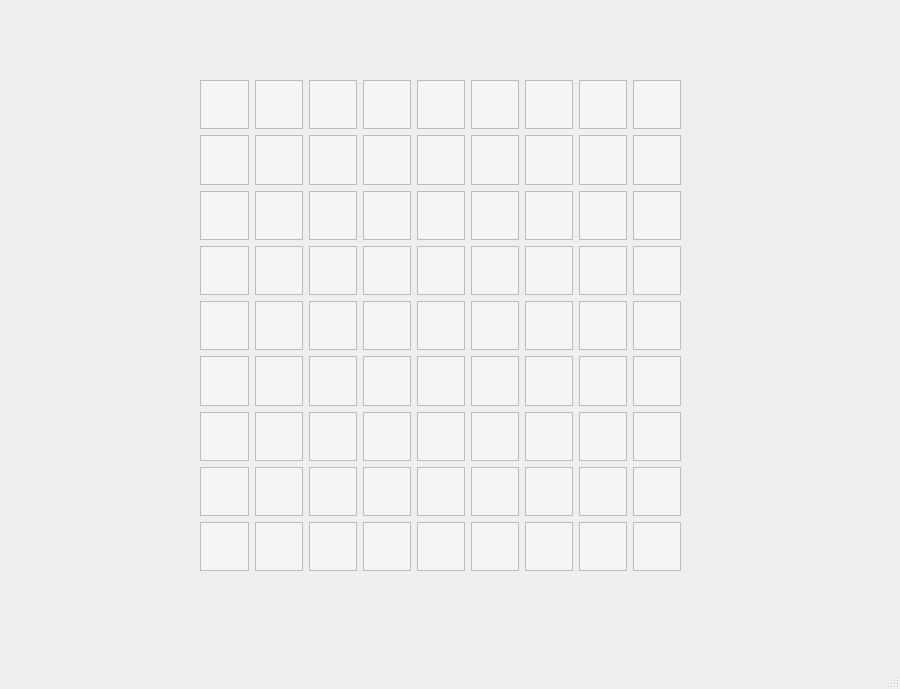
<?xml version="1.0" encoding="UTF-8"?>
<ui version="4.0">
 <class>MainWindow</class>
 <widget class="QMainWindow" name="MainWindow">
  <property name="geometry">
   <rect>
    <x>0</x>
    <y>0</y>
    <width>900</width>
    <height>689</height>
   </rect>
  </property>
  <property name="windowTitle">
   <string>MainWindow</string>
  </property>
  <widget class="QWidget" name="centralwidget">
   <widget class="QWidget" name="gridLayoutWidget">
    <property name="geometry">
     <rect>
      <x>200</x>
      <y>80</y>
      <width>481</width>
      <height>491</height>
     </rect>
    </property>
    <layout class="QGridLayout" name="gridLayout" rowstretch="0,0,0,0,0,0,0,0,0,0,0,0,0,0,0,0,0" columnstretch="0,0,0,0,0,0,0,0,0">
     <property name="sizeConstraint">
      <enum>QLayout::SizeConstraint::SetNoConstraint</enum>
     </property>
     <item row="10" column="6">
      <widget class="QTextEdit" name="textEdit_25">
       <property name="font">
        <font>
         <pointsize>24</pointsize>
         <bold>true</bold>
        </font>
       </property>
       <property name="styleSheet">
        <string notr="true">background-color:rgb(246, 245, 244);
text-align:center;
color:black;</string>
       </property>
       <property name="cursorWidth">
        <number>0</number>
       </property>
      </widget>
     </item>
     <item row="8" column="3">
      <widget class="QTextEdit" name="textEdit_4">
       <property name="font">
        <font>
         <pointsize>24</pointsize>
         <bold>true</bold>
        </font>
       </property>
       <property name="styleSheet">
        <string notr="true">background-color:rgb(246, 245, 244);
text-align:center;
color:black;</string>
       </property>
       <property name="cursorWidth">
        <number>0</number>
       </property>
      </widget>
     </item>
     <item row="9" column="3">
      <widget class="QTextEdit" name="textEdit_13">
       <property name="font">
        <font>
         <pointsize>24</pointsize>
         <bold>true</bold>
        </font>
       </property>
       <property name="styleSheet">
        <string notr="true">background-color:rgb(246, 245, 244);
text-align:center;
color:black;</string>
       </property>
       <property name="cursorWidth">
        <number>0</number>
       </property>
      </widget>
     </item>
     <item row="11" column="2">
      <widget class="QTextEdit" name="textEdit_30">
       <property name="font">
        <font>
         <pointsize>24</pointsize>
         <bold>true</bold>
        </font>
       </property>
       <property name="styleSheet">
        <string notr="true">background-color:rgb(246, 245, 244);
text-align:center;
color:black;</string>
       </property>
       <property name="cursorWidth">
        <number>0</number>
       </property>
      </widget>
     </item>
     <item row="11" column="1">
      <widget class="QTextEdit" name="textEdit_29">
       <property name="font">
        <font>
         <pointsize>24</pointsize>
         <bold>true</bold>
        </font>
       </property>
       <property name="styleSheet">
        <string notr="true">background-color:rgb(246, 245, 244);
text-align:center;
color:black;</string>
       </property>
       <property name="cursorWidth">
        <number>0</number>
       </property>
      </widget>
     </item>
     <item row="16" column="5">
      <widget class="QTextEdit" name="textEdit_78">
       <property name="font">
        <font>
         <pointsize>24</pointsize>
         <bold>true</bold>
        </font>
       </property>
       <property name="styleSheet">
        <string notr="true">background-color:rgb(246, 245, 244);
text-align:center;
color:black;</string>
       </property>
       <property name="cursorWidth">
        <number>0</number>
       </property>
      </widget>
     </item>
     <item row="15" column="0">
      <widget class="QTextEdit" name="textEdit_64">
       <property name="font">
        <font>
         <pointsize>24</pointsize>
         <bold>true</bold>
        </font>
       </property>
       <property name="styleSheet">
        <string notr="true">background-color:rgb(246, 245, 244);
text-align:center;
color:black;</string>
       </property>
       <property name="cursorWidth">
        <number>0</number>
       </property>
      </widget>
     </item>
     <item row="11" column="7">
      <widget class="QTextEdit" name="textEdit_35">
       <property name="font">
        <font>
         <pointsize>24</pointsize>
         <bold>true</bold>
        </font>
       </property>
       <property name="styleSheet">
        <string notr="true">background-color:rgb(246, 245, 244);
text-align:center;
color:black;</string>
       </property>
       <property name="cursorWidth">
        <number>0</number>
       </property>
      </widget>
     </item>
     <item row="15" column="3">
      <widget class="QTextEdit" name="textEdit_67">
       <property name="font">
        <font>
         <pointsize>24</pointsize>
         <bold>true</bold>
        </font>
       </property>
       <property name="styleSheet">
        <string notr="true">background-color:rgb(246, 245, 244);
text-align:center;
color:black;</string>
       </property>
       <property name="cursorWidth">
        <number>0</number>
       </property>
      </widget>
     </item>
     <item row="13" column="0">
      <widget class="QTextEdit" name="textEdit_46">
       <property name="font">
        <font>
         <pointsize>24</pointsize>
         <bold>true</bold>
        </font>
       </property>
       <property name="styleSheet">
        <string notr="true">background-color:rgb(246, 245, 244);
text-align:center;
color:black;</string>
       </property>
       <property name="cursorWidth">
        <number>0</number>
       </property>
      </widget>
     </item>
     <item row="16" column="8">
      <widget class="QTextEdit" name="textEdit_81">
       <property name="font">
        <font>
         <pointsize>24</pointsize>
         <bold>true</bold>
        </font>
       </property>
       <property name="styleSheet">
        <string notr="true">background-color:rgb(246, 245, 244);
text-align:center;
color:black;</string>
       </property>
       <property name="cursorWidth">
        <number>0</number>
       </property>
      </widget>
     </item>
     <item row="15" column="7">
      <widget class="QTextEdit" name="textEdit_71">
       <property name="font">
        <font>
         <pointsize>24</pointsize>
         <bold>true</bold>
        </font>
       </property>
       <property name="styleSheet">
        <string notr="true">background-color:rgb(246, 245, 244);
text-align:center;
color:black;</string>
       </property>
       <property name="cursorWidth">
        <number>0</number>
       </property>
      </widget>
     </item>
     <item row="12" column="5">
      <widget class="QTextEdit" name="textEdit_42">
       <property name="font">
        <font>
         <pointsize>24</pointsize>
         <bold>true</bold>
        </font>
       </property>
       <property name="styleSheet">
        <string notr="true">background-color:rgb(246, 245, 244);
text-align:center;
color:black;</string>
       </property>
       <property name="cursorWidth">
        <number>0</number>
       </property>
      </widget>
     </item>
     <item row="16" column="3">
      <widget class="QTextEdit" name="textEdit_76">
       <property name="font">
        <font>
         <pointsize>24</pointsize>
         <bold>true</bold>
        </font>
       </property>
       <property name="styleSheet">
        <string notr="true">background-color:rgb(246, 245, 244);
text-align:center;
color:black;</string>
       </property>
       <property name="cursorWidth">
        <number>0</number>
       </property>
      </widget>
     </item>
     <item row="16" column="7">
      <widget class="QTextEdit" name="textEdit_80">
       <property name="font">
        <font>
         <pointsize>24</pointsize>
         <bold>true</bold>
        </font>
       </property>
       <property name="styleSheet">
        <string notr="true">background-color:rgb(246, 245, 244);
text-align:center;
color:black;</string>
       </property>
       <property name="cursorWidth">
        <number>0</number>
       </property>
      </widget>
     </item>
     <item row="15" column="4">
      <widget class="QTextEdit" name="textEdit_68">
       <property name="font">
        <font>
         <pointsize>24</pointsize>
         <bold>true</bold>
        </font>
       </property>
       <property name="styleSheet">
        <string notr="true">background-color:rgb(246, 245, 244);
text-align:center;
color:black;</string>
       </property>
       <property name="cursorWidth">
        <number>0</number>
       </property>
      </widget>
     </item>
     <item row="11" column="0">
      <widget class="QTextEdit" name="textEdit_28">
       <property name="font">
        <font>
         <pointsize>24</pointsize>
         <bold>true</bold>
        </font>
       </property>
       <property name="styleSheet">
        <string notr="true">background-color:rgb(246, 245, 244);
text-align:center;
color:black;</string>
       </property>
       <property name="cursorWidth">
        <number>0</number>
       </property>
      </widget>
     </item>
     <item row="9" column="1">
      <widget class="QTextEdit" name="textEdit_11">
       <property name="font">
        <font>
         <pointsize>24</pointsize>
         <bold>true</bold>
        </font>
       </property>
       <property name="styleSheet">
        <string notr="true">background-color:rgb(246, 245, 244);
text-align:center;
color:black;</string>
       </property>
       <property name="cursorWidth">
        <number>0</number>
       </property>
      </widget>
     </item>
     <item row="13" column="5">
      <widget class="QTextEdit" name="textEdit_51">
       <property name="font">
        <font>
         <pointsize>24</pointsize>
         <bold>true</bold>
        </font>
       </property>
       <property name="styleSheet">
        <string notr="true">background-color:rgb(246, 245, 244);
text-align:center;
color:black;</string>
       </property>
       <property name="cursorWidth">
        <number>0</number>
       </property>
      </widget>
     </item>
     <item row="15" column="2">
      <widget class="QTextEdit" name="textEdit_66">
       <property name="font">
        <font>
         <pointsize>24</pointsize>
         <bold>true</bold>
        </font>
       </property>
       <property name="styleSheet">
        <string notr="true">background-color:rgb(246, 245, 244);
text-align:center;
color:black;</string>
       </property>
       <property name="cursorWidth">
        <number>0</number>
       </property>
      </widget>
     </item>
     <item row="16" column="1">
      <widget class="QTextEdit" name="textEdit_74">
       <property name="font">
        <font>
         <pointsize>24</pointsize>
         <bold>true</bold>
        </font>
       </property>
       <property name="styleSheet">
        <string notr="true">background-color:rgb(246, 245, 244);
text-align:center;
color:black;</string>
       </property>
       <property name="cursorWidth">
        <number>0</number>
       </property>
      </widget>
     </item>
     <item row="8" column="0">
      <widget class="QTextEdit" name="textEdit">
       <property name="font">
        <font>
         <pointsize>24</pointsize>
         <bold>true</bold>
        </font>
       </property>
       <property name="styleSheet">
        <string notr="true">background-color:rgb(246, 245, 244);
text-align:center;
color:black;</string>
       </property>
       <property name="cursorWidth">
        <number>0</number>
       </property>
      </widget>
     </item>
     <item row="16" column="0">
      <widget class="QTextEdit" name="textEdit_73">
       <property name="font">
        <font>
         <pointsize>24</pointsize>
         <bold>true</bold>
        </font>
       </property>
       <property name="styleSheet">
        <string notr="true">background-color:rgb(246, 245, 244);
text-align:center;
color:black;</string>
       </property>
       <property name="cursorWidth">
        <number>0</number>
       </property>
      </widget>
     </item>
     <item row="15" column="5">
      <widget class="QTextEdit" name="textEdit_69">
       <property name="font">
        <font>
         <pointsize>24</pointsize>
         <bold>true</bold>
        </font>
       </property>
       <property name="styleSheet">
        <string notr="true">background-color:rgb(246, 245, 244);
text-align:center;
color:black;</string>
       </property>
       <property name="cursorWidth">
        <number>0</number>
       </property>
      </widget>
     </item>
     <item row="11" column="8">
      <widget class="QTextEdit" name="textEdit_36">
       <property name="font">
        <font>
         <pointsize>24</pointsize>
         <bold>true</bold>
        </font>
       </property>
       <property name="styleSheet">
        <string notr="true">background-color:rgb(246, 245, 244);
text-align:center;
color:black;</string>
       </property>
       <property name="cursorWidth">
        <number>0</number>
       </property>
      </widget>
     </item>
     <item row="12" column="1">
      <widget class="QTextEdit" name="textEdit_38">
       <property name="font">
        <font>
         <pointsize>24</pointsize>
         <bold>true</bold>
        </font>
       </property>
       <property name="styleSheet">
        <string notr="true">background-color:rgb(246, 245, 244);
text-align:center;
color:black;</string>
       </property>
       <property name="cursorWidth">
        <number>0</number>
       </property>
      </widget>
     </item>
     <item row="10" column="7">
      <widget class="QTextEdit" name="textEdit_26">
       <property name="font">
        <font>
         <pointsize>24</pointsize>
         <bold>true</bold>
        </font>
       </property>
       <property name="styleSheet">
        <string notr="true">background-color:rgb(246, 245, 244);
text-align:center;
color:black;</string>
       </property>
       <property name="cursorWidth">
        <number>0</number>
       </property>
      </widget>
     </item>
     <item row="10" column="3">
      <widget class="QTextEdit" name="textEdit_22">
       <property name="font">
        <font>
         <pointsize>24</pointsize>
         <bold>true</bold>
        </font>
       </property>
       <property name="styleSheet">
        <string notr="true">background-color:rgb(246, 245, 244);
text-align:center;
color:black;</string>
       </property>
       <property name="cursorWidth">
        <number>0</number>
       </property>
      </widget>
     </item>
     <item row="14" column="8">
      <widget class="QTextEdit" name="textEdit_63">
       <property name="font">
        <font>
         <pointsize>24</pointsize>
         <bold>true</bold>
        </font>
       </property>
       <property name="styleSheet">
        <string notr="true">background-color:rgb(246, 245, 244);
text-align:center;
color:black;</string>
       </property>
       <property name="cursorWidth">
        <number>0</number>
       </property>
      </widget>
     </item>
     <item row="14" column="4">
      <widget class="QTextEdit" name="textEdit_59">
       <property name="font">
        <font>
         <pointsize>24</pointsize>
         <bold>true</bold>
        </font>
       </property>
       <property name="styleSheet">
        <string notr="true">background-color:rgb(246, 245, 244);
text-align:center;
color:black;</string>
       </property>
       <property name="cursorWidth">
        <number>0</number>
       </property>
      </widget>
     </item>
     <item row="13" column="4">
      <widget class="QTextEdit" name="textEdit_50">
       <property name="font">
        <font>
         <pointsize>24</pointsize>
         <bold>true</bold>
        </font>
       </property>
       <property name="styleSheet">
        <string notr="true">background-color:rgb(246, 245, 244);
text-align:center;
color:black;</string>
       </property>
       <property name="cursorWidth">
        <number>0</number>
       </property>
      </widget>
     </item>
     <item row="12" column="8">
      <widget class="QTextEdit" name="textEdit_45">
       <property name="font">
        <font>
         <pointsize>24</pointsize>
         <bold>true</bold>
        </font>
       </property>
       <property name="styleSheet">
        <string notr="true">background-color:rgb(246, 245, 244);
text-align:center;
color:black;</string>
       </property>
       <property name="cursorWidth">
        <number>0</number>
       </property>
      </widget>
     </item>
     <item row="12" column="2">
      <widget class="QTextEdit" name="textEdit_39">
       <property name="font">
        <font>
         <pointsize>24</pointsize>
         <bold>true</bold>
        </font>
       </property>
       <property name="styleSheet">
        <string notr="true">background-color:rgb(246, 245, 244);
text-align:center;
color:black;</string>
       </property>
       <property name="cursorWidth">
        <number>0</number>
       </property>
      </widget>
     </item>
     <item row="9" column="4">
      <widget class="QTextEdit" name="textEdit_14">
       <property name="font">
        <font>
         <pointsize>24</pointsize>
         <bold>true</bold>
        </font>
       </property>
       <property name="styleSheet">
        <string notr="true">background-color:rgb(246, 245, 244);
text-align:center;
color:black;</string>
       </property>
       <property name="cursorWidth">
        <number>0</number>
       </property>
      </widget>
     </item>
     <item row="9" column="2">
      <widget class="QTextEdit" name="textEdit_12">
       <property name="font">
        <font>
         <pointsize>24</pointsize>
         <bold>true</bold>
        </font>
       </property>
       <property name="styleSheet">
        <string notr="true">background-color:rgb(246, 245, 244);
text-align:center;
color:black;</string>
       </property>
       <property name="cursorWidth">
        <number>0</number>
       </property>
      </widget>
     </item>
     <item row="10" column="4">
      <widget class="QTextEdit" name="textEdit_23">
       <property name="font">
        <font>
         <pointsize>24</pointsize>
         <bold>true</bold>
        </font>
       </property>
       <property name="styleSheet">
        <string notr="true">background-color:rgb(246, 245, 244);
text-align:center;
color:black;</string>
       </property>
       <property name="cursorWidth">
        <number>0</number>
       </property>
      </widget>
     </item>
     <item row="12" column="4">
      <widget class="QTextEdit" name="textEdit_41">
       <property name="font">
        <font>
         <pointsize>24</pointsize>
         <bold>true</bold>
        </font>
       </property>
       <property name="styleSheet">
        <string notr="true">background-color:rgb(246, 245, 244);
text-align:center;
color:black;</string>
       </property>
       <property name="cursorWidth">
        <number>0</number>
       </property>
      </widget>
     </item>
     <item row="15" column="1">
      <widget class="QTextEdit" name="textEdit_65">
       <property name="font">
        <font>
         <pointsize>24</pointsize>
         <bold>true</bold>
        </font>
       </property>
       <property name="styleSheet">
        <string notr="true">background-color:rgb(246, 245, 244);
text-align:center;
color:black;</string>
       </property>
       <property name="cursorWidth">
        <number>0</number>
       </property>
      </widget>
     </item>
     <item row="11" column="5">
      <widget class="QTextEdit" name="textEdit_33">
       <property name="font">
        <font>
         <pointsize>24</pointsize>
         <bold>true</bold>
        </font>
       </property>
       <property name="styleSheet">
        <string notr="true">background-color:rgb(246, 245, 244);
text-align:center;
color:black;</string>
       </property>
       <property name="cursorWidth">
        <number>0</number>
       </property>
      </widget>
     </item>
     <item row="11" column="4">
      <widget class="QTextEdit" name="textEdit_32">
       <property name="font">
        <font>
         <pointsize>24</pointsize>
         <bold>true</bold>
        </font>
       </property>
       <property name="styleSheet">
        <string notr="true">background-color:rgb(246, 245, 244);
text-align:center;
color:black;</string>
       </property>
       <property name="cursorWidth">
        <number>0</number>
       </property>
      </widget>
     </item>
     <item row="13" column="8">
      <widget class="QTextEdit" name="textEdit_54">
       <property name="font">
        <font>
         <pointsize>24</pointsize>
         <bold>true</bold>
        </font>
       </property>
       <property name="styleSheet">
        <string notr="true">background-color:rgb(246, 245, 244);
text-align:center;
color:black;</string>
       </property>
       <property name="cursorWidth">
        <number>0</number>
       </property>
      </widget>
     </item>
     <item row="10" column="2">
      <widget class="QTextEdit" name="textEdit_21">
       <property name="font">
        <font>
         <pointsize>24</pointsize>
         <bold>true</bold>
        </font>
       </property>
       <property name="styleSheet">
        <string notr="true">background-color:rgb(246, 245, 244);
text-align:center;
color:black;</string>
       </property>
       <property name="cursorWidth">
        <number>0</number>
       </property>
      </widget>
     </item>
     <item row="10" column="5">
      <widget class="QTextEdit" name="textEdit_24">
       <property name="font">
        <font>
         <pointsize>24</pointsize>
         <bold>true</bold>
        </font>
       </property>
       <property name="styleSheet">
        <string notr="true">background-color:rgb(246, 245, 244);
text-align:center;
color:black;</string>
       </property>
       <property name="cursorWidth">
        <number>0</number>
       </property>
      </widget>
     </item>
     <item row="9" column="8">
      <widget class="QTextEdit" name="textEdit_18">
       <property name="font">
        <font>
         <pointsize>24</pointsize>
         <bold>true</bold>
        </font>
       </property>
       <property name="styleSheet">
        <string notr="true">background-color:rgb(246, 245, 244);
text-align:center;
color:black;</string>
       </property>
       <property name="cursorWidth">
        <number>0</number>
       </property>
      </widget>
     </item>
     <item row="16" column="2">
      <widget class="QTextEdit" name="textEdit_75">
       <property name="font">
        <font>
         <pointsize>24</pointsize>
         <bold>true</bold>
        </font>
       </property>
       <property name="styleSheet">
        <string notr="true">background-color:rgb(246, 245, 244);
text-align:center;
color:black;</string>
       </property>
       <property name="cursorWidth">
        <number>0</number>
       </property>
      </widget>
     </item>
     <item row="8" column="2">
      <widget class="QTextEdit" name="textEdit_3">
       <property name="font">
        <font>
         <pointsize>24</pointsize>
         <bold>true</bold>
        </font>
       </property>
       <property name="styleSheet">
        <string notr="true">background-color:rgb(246, 245, 244);
text-align:center;
color:black;</string>
       </property>
       <property name="cursorWidth">
        <number>0</number>
       </property>
      </widget>
     </item>
     <item row="9" column="7">
      <widget class="QTextEdit" name="textEdit_17">
       <property name="font">
        <font>
         <pointsize>24</pointsize>
         <bold>true</bold>
        </font>
       </property>
       <property name="styleSheet">
        <string notr="true">background-color:rgb(246, 245, 244);
text-align:center;
color:black;</string>
       </property>
       <property name="cursorWidth">
        <number>0</number>
       </property>
      </widget>
     </item>
     <item row="14" column="2">
      <widget class="QTextEdit" name="textEdit_57">
       <property name="font">
        <font>
         <pointsize>24</pointsize>
         <bold>true</bold>
        </font>
       </property>
       <property name="styleSheet">
        <string notr="true">background-color:rgb(246, 245, 244);
text-align:center;
color:black;</string>
       </property>
       <property name="cursorWidth">
        <number>0</number>
       </property>
      </widget>
     </item>
     <item row="10" column="8">
      <widget class="QTextEdit" name="textEdit_27">
       <property name="font">
        <font>
         <pointsize>24</pointsize>
         <bold>true</bold>
        </font>
       </property>
       <property name="styleSheet">
        <string notr="true">background-color:rgb(246, 245, 244);
text-align:center;
color:black;</string>
       </property>
       <property name="cursorWidth">
        <number>0</number>
       </property>
      </widget>
     </item>
     <item row="9" column="5">
      <widget class="QTextEdit" name="textEdit_15">
       <property name="font">
        <font>
         <pointsize>24</pointsize>
         <bold>true</bold>
        </font>
       </property>
       <property name="styleSheet">
        <string notr="true">background-color:rgb(246, 245, 244);
text-align:center;
color:black;</string>
       </property>
       <property name="cursorWidth">
        <number>0</number>
       </property>
      </widget>
     </item>
     <item row="10" column="0">
      <widget class="QTextEdit" name="textEdit_19">
       <property name="font">
        <font>
         <pointsize>24</pointsize>
         <bold>true</bold>
        </font>
       </property>
       <property name="styleSheet">
        <string notr="true">background-color:rgb(246, 245, 244);
text-align:center;
color:black;</string>
       </property>
       <property name="cursorWidth">
        <number>0</number>
       </property>
      </widget>
     </item>
     <item row="12" column="3">
      <widget class="QTextEdit" name="textEdit_40">
       <property name="font">
        <font>
         <pointsize>24</pointsize>
         <bold>true</bold>
        </font>
       </property>
       <property name="styleSheet">
        <string notr="true">background-color:rgb(246, 245, 244);
text-align:center;
color:black;</string>
       </property>
       <property name="cursorWidth">
        <number>0</number>
       </property>
      </widget>
     </item>
     <item row="11" column="6">
      <widget class="QTextEdit" name="textEdit_34">
       <property name="font">
        <font>
         <pointsize>24</pointsize>
         <bold>true</bold>
        </font>
       </property>
       <property name="styleSheet">
        <string notr="true">background-color:rgb(246, 245, 244);
text-align:center;
color:black;</string>
       </property>
       <property name="cursorWidth">
        <number>0</number>
       </property>
      </widget>
     </item>
     <item row="8" column="6">
      <widget class="QTextEdit" name="textEdit_7">
       <property name="font">
        <font>
         <pointsize>24</pointsize>
         <bold>true</bold>
        </font>
       </property>
       <property name="styleSheet">
        <string notr="true">background-color:rgb(246, 245, 244);
text-align:center;
color:black;</string>
       </property>
       <property name="cursorWidth">
        <number>0</number>
       </property>
      </widget>
     </item>
     <item row="12" column="7">
      <widget class="QTextEdit" name="textEdit_44">
       <property name="font">
        <font>
         <pointsize>24</pointsize>
         <bold>true</bold>
        </font>
       </property>
       <property name="styleSheet">
        <string notr="true">background-color:rgb(246, 245, 244);
text-align:center;
color:black;</string>
       </property>
       <property name="cursorWidth">
        <number>0</number>
       </property>
      </widget>
     </item>
     <item row="11" column="3">
      <widget class="QTextEdit" name="textEdit_31">
       <property name="font">
        <font>
         <pointsize>24</pointsize>
         <bold>true</bold>
        </font>
       </property>
       <property name="styleSheet">
        <string notr="true">background-color:rgb(246, 245, 244);
text-align:center;
color:black;</string>
       </property>
       <property name="cursorWidth">
        <number>0</number>
       </property>
      </widget>
     </item>
     <item row="14" column="5">
      <widget class="QTextEdit" name="textEdit_60">
       <property name="font">
        <font>
         <pointsize>24</pointsize>
         <bold>true</bold>
        </font>
       </property>
       <property name="styleSheet">
        <string notr="true">background-color:rgb(246, 245, 244);
text-align:center;
color:black;</string>
       </property>
       <property name="cursorWidth">
        <number>0</number>
       </property>
      </widget>
     </item>
     <item row="13" column="3">
      <widget class="QTextEdit" name="textEdit_49">
       <property name="font">
        <font>
         <pointsize>24</pointsize>
         <bold>true</bold>
        </font>
       </property>
       <property name="styleSheet">
        <string notr="true">background-color:rgb(246, 245, 244);
text-align:center;
color:black;</string>
       </property>
       <property name="cursorWidth">
        <number>0</number>
       </property>
      </widget>
     </item>
     <item row="16" column="4">
      <widget class="QTextEdit" name="textEdit_77">
       <property name="font">
        <font>
         <pointsize>24</pointsize>
         <bold>true</bold>
        </font>
       </property>
       <property name="styleSheet">
        <string notr="true">background-color:rgb(246, 245, 244);
text-align:center;
color:black;</string>
       </property>
       <property name="cursorWidth">
        <number>0</number>
       </property>
      </widget>
     </item>
     <item row="8" column="7">
      <widget class="QTextEdit" name="textEdit_8">
       <property name="font">
        <font>
         <pointsize>24</pointsize>
         <bold>true</bold>
        </font>
       </property>
       <property name="styleSheet">
        <string notr="true">background-color:rgb(246, 245, 244);
text-align:center;
color:black;</string>
       </property>
       <property name="cursorWidth">
        <number>0</number>
       </property>
      </widget>
     </item>
     <item row="10" column="1">
      <widget class="QTextEdit" name="textEdit_20">
       <property name="font">
        <font>
         <pointsize>24</pointsize>
         <bold>true</bold>
        </font>
       </property>
       <property name="styleSheet">
        <string notr="true">background-color:rgb(246, 245, 244);
text-align:center;
color:black;</string>
       </property>
       <property name="cursorWidth">
        <number>0</number>
       </property>
      </widget>
     </item>
     <item row="15" column="8">
      <widget class="QTextEdit" name="textEdit_72">
       <property name="font">
        <font>
         <pointsize>24</pointsize>
         <bold>true</bold>
        </font>
       </property>
       <property name="styleSheet">
        <string notr="true">background-color:rgb(246, 245, 244);
text-align:center;
color:black;</string>
       </property>
       <property name="cursorWidth">
        <number>0</number>
       </property>
      </widget>
     </item>
     <item row="8" column="1">
      <widget class="QTextEdit" name="textEdit_2">
       <property name="font">
        <font>
         <pointsize>24</pointsize>
         <bold>true</bold>
        </font>
       </property>
       <property name="styleSheet">
        <string notr="true">background-color:rgb(246, 245, 244);
text-align:center;
color:black;</string>
       </property>
       <property name="cursorWidth">
        <number>0</number>
       </property>
      </widget>
     </item>
     <item row="12" column="6">
      <widget class="QTextEdit" name="textEdit_43">
       <property name="font">
        <font>
         <pointsize>24</pointsize>
         <bold>true</bold>
        </font>
       </property>
       <property name="styleSheet">
        <string notr="true">background-color:rgb(246, 245, 244);
text-align:center;
color:black;</string>
       </property>
       <property name="cursorWidth">
        <number>0</number>
       </property>
      </widget>
     </item>
     <item row="14" column="6">
      <widget class="QTextEdit" name="textEdit_61">
       <property name="font">
        <font>
         <pointsize>24</pointsize>
         <bold>true</bold>
        </font>
       </property>
       <property name="styleSheet">
        <string notr="true">background-color:rgb(246, 245, 244);
text-align:center;
color:black;</string>
       </property>
       <property name="cursorWidth">
        <number>0</number>
       </property>
      </widget>
     </item>
     <item row="14" column="0">
      <widget class="QTextEdit" name="textEdit_55">
       <property name="font">
        <font>
         <pointsize>24</pointsize>
         <bold>true</bold>
        </font>
       </property>
       <property name="styleSheet">
        <string notr="true">background-color:rgb(246, 245, 244);
text-align:center;
color:black;</string>
       </property>
       <property name="cursorWidth">
        <number>0</number>
       </property>
      </widget>
     </item>
     <item row="14" column="3">
      <widget class="QTextEdit" name="textEdit_58">
       <property name="font">
        <font>
         <pointsize>24</pointsize>
         <bold>true</bold>
        </font>
       </property>
       <property name="styleSheet">
        <string notr="true">background-color:rgb(246, 245, 244);
text-align:center;
color:black;</string>
       </property>
       <property name="cursorWidth">
        <number>0</number>
       </property>
      </widget>
     </item>
     <item row="13" column="7">
      <widget class="QTextEdit" name="textEdit_53">
       <property name="font">
        <font>
         <pointsize>24</pointsize>
         <bold>true</bold>
        </font>
       </property>
       <property name="styleSheet">
        <string notr="true">background-color:rgb(246, 245, 244);
text-align:center;
color:black;</string>
       </property>
       <property name="cursorWidth">
        <number>0</number>
       </property>
      </widget>
     </item>
     <item row="13" column="2">
      <widget class="QTextEdit" name="textEdit_48">
       <property name="font">
        <font>
         <pointsize>24</pointsize>
         <bold>true</bold>
        </font>
       </property>
       <property name="styleSheet">
        <string notr="true">background-color:rgb(246, 245, 244);
text-align:center;
color:black;</string>
       </property>
       <property name="cursorWidth">
        <number>0</number>
       </property>
      </widget>
     </item>
     <item row="14" column="1">
      <widget class="QTextEdit" name="textEdit_56">
       <property name="font">
        <font>
         <pointsize>24</pointsize>
         <bold>true</bold>
        </font>
       </property>
       <property name="styleSheet">
        <string notr="true">background-color:rgb(246, 245, 244);
text-align:center;
color:black;</string>
       </property>
       <property name="cursorWidth">
        <number>0</number>
       </property>
      </widget>
     </item>
     <item row="9" column="6">
      <widget class="QTextEdit" name="textEdit_16">
       <property name="font">
        <font>
         <pointsize>24</pointsize>
         <bold>true</bold>
        </font>
       </property>
       <property name="styleSheet">
        <string notr="true">background-color:rgb(246, 245, 244);
text-align:center;
color:black;</string>
       </property>
       <property name="cursorWidth">
        <number>0</number>
       </property>
      </widget>
     </item>
     <item row="13" column="6">
      <widget class="QTextEdit" name="textEdit_52">
       <property name="font">
        <font>
         <pointsize>24</pointsize>
         <bold>true</bold>
        </font>
       </property>
       <property name="styleSheet">
        <string notr="true">background-color:rgb(246, 245, 244);
text-align:center;
color:black;</string>
       </property>
       <property name="cursorWidth">
        <number>0</number>
       </property>
      </widget>
     </item>
     <item row="9" column="0">
      <widget class="QTextEdit" name="textEdit_10">
       <property name="font">
        <font>
         <pointsize>24</pointsize>
         <bold>true</bold>
        </font>
       </property>
       <property name="styleSheet">
        <string notr="true">background-color:rgb(246, 245, 244);
text-align:center;
color:black;</string>
       </property>
       <property name="cursorWidth">
        <number>0</number>
       </property>
      </widget>
     </item>
     <item row="8" column="4">
      <widget class="QTextEdit" name="textEdit_5">
       <property name="font">
        <font>
         <pointsize>24</pointsize>
         <bold>true</bold>
        </font>
       </property>
       <property name="styleSheet">
        <string notr="true">background-color:rgb(246, 245, 244);
text-align:center;
color:black;</string>
       </property>
       <property name="cursorWidth">
        <number>0</number>
       </property>
      </widget>
     </item>
     <item row="16" column="6">
      <widget class="QTextEdit" name="textEdit_79">
       <property name="font">
        <font>
         <pointsize>24</pointsize>
         <bold>true</bold>
        </font>
       </property>
       <property name="styleSheet">
        <string notr="true">background-color:rgb(246, 245, 244);
text-align:center;
color:black;</string>
       </property>
       <property name="cursorWidth">
        <number>0</number>
       </property>
      </widget>
     </item>
     <item row="15" column="6">
      <widget class="QTextEdit" name="textEdit_70">
       <property name="font">
        <font>
         <pointsize>24</pointsize>
         <bold>true</bold>
        </font>
       </property>
       <property name="styleSheet">
        <string notr="true">background-color:rgb(246, 245, 244);
text-align:center;
color:black;</string>
       </property>
       <property name="cursorWidth">
        <number>0</number>
       </property>
      </widget>
     </item>
     <item row="13" column="1">
      <widget class="QTextEdit" name="textEdit_47">
       <property name="font">
        <font>
         <pointsize>24</pointsize>
         <bold>true</bold>
        </font>
       </property>
       <property name="styleSheet">
        <string notr="true">background-color:rgb(246, 245, 244);
text-align:center;
color:black;</string>
       </property>
       <property name="cursorWidth">
        <number>0</number>
       </property>
      </widget>
     </item>
     <item row="8" column="5">
      <widget class="QTextEdit" name="textEdit_6">
       <property name="font">
        <font>
         <pointsize>24</pointsize>
         <bold>true</bold>
        </font>
       </property>
       <property name="styleSheet">
        <string notr="true">background-color:rgb(246, 245, 244);
text-align:center;
color:black;</string>
       </property>
       <property name="cursorWidth">
        <number>0</number>
       </property>
      </widget>
     </item>
     <item row="12" column="0">
      <widget class="QTextEdit" name="textEdit_37">
       <property name="font">
        <font>
         <pointsize>24</pointsize>
         <bold>true</bold>
        </font>
       </property>
       <property name="styleSheet">
        <string notr="true">background-color:rgb(246, 245, 244);
text-align:center;
color:black;</string>
       </property>
       <property name="cursorWidth">
        <number>0</number>
       </property>
      </widget>
     </item>
     <item row="14" column="7">
      <widget class="QTextEdit" name="textEdit_62">
       <property name="font">
        <font>
         <pointsize>24</pointsize>
         <bold>true</bold>
        </font>
       </property>
       <property name="styleSheet">
        <string notr="true">background-color:rgb(246, 245, 244);
text-align:center;
color:black;</string>
       </property>
       <property name="cursorWidth">
        <number>0</number>
       </property>
      </widget>
     </item>
     <item row="8" column="8">
      <widget class="QTextEdit" name="textEdit_9">
       <property name="font">
        <font>
         <pointsize>24</pointsize>
         <bold>true</bold>
        </font>
       </property>
       <property name="styleSheet">
        <string notr="true">background-color:rgb(246, 245, 244);
text-align:center;
color:black;</string>
       </property>
       <property name="cursorWidth">
        <number>0</number>
       </property>
      </widget>
     </item>
    </layout>
   </widget>
  </widget>
  <widget class="QMenuBar" name="menubar">
   <property name="geometry">
    <rect>
     <x>0</x>
     <y>0</y>
     <width>900</width>
     <height>23</height>
    </rect>
   </property>
  </widget>
  <widget class="QStatusBar" name="statusbar"/>
 </widget>
 <resources/>
 <connections/>
</ui>
